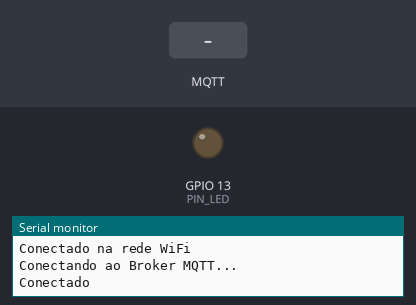
Simulated run of this sketch. Board: ESP32. On the bench: output pins drawn as LEDs (lit = HIGH), the last lines printed to the serial monitor. The test bench sets the inputs (shaded band). WiFi joins after 1.5 s; servers stay silent unless stated; no MQTT or app messages arrive unless stated.

Above: at 2.7 s.
2.8 s: MQTT message "rele_desligado" arrives on the first subscribed topic
At 3.6 s:
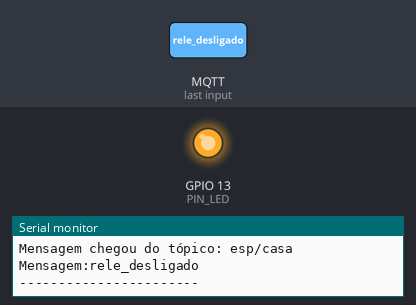
4.3 s: MQTT message "rele_ligado" arrives on the first subscribed topic
At 4.7 s:
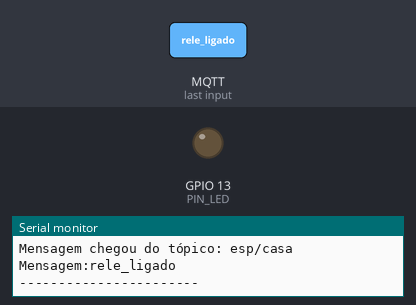
Timing chart, 0 to 7.3 s (numbered marks = the images above; inputs shaded):
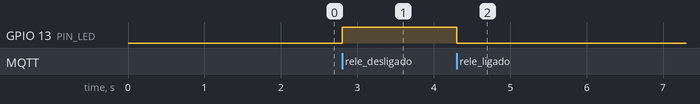

Measured:
- after the input at 2.8 s, GPIO 13 (PIN_LED): LOW → HIGH at once
- after the input at 4.3 s, GPIO 13 (PIN_LED): HIGH → LOW at once

The sketch:

esp32-cloudMQTT.txt.ino
```cpp
#include <WiFi.h>
#include <PubSubClient.h>

#define DEBUG

#define PIN_LED 13  //pino de saida para acionamento da Lampada rele1
//#define ledint LED_BUILTIN

//informações da rede WIFI
const char* ssid = "Oliveira5g";                 //SSID da rede WIFI
const char* password =  "alvesmartins";    //senha da rede wifi

//informações do broker MQTT - Verifique as informações geradas pelo CloudMQTT
const char* mqttServer = "hairdresser.cloudmqtt.com";
const int mqttPort = 17992;
const char* mqttUser = "xncjqyvf";
const char* mqttPassword = "ncBEygH1_5MJ";
const char* mqttTopicSub ="esp/casa";            //tópico


WiFiClient espClient;
PubSubClient client(espClient);

void setup() {

  Serial.begin(115200);
  pinMode(PIN_LED, OUTPUT);
//  pinMode(ledint, LED_BUILTIN);
///////////////  digitalWrite(PIN_LED, LOW);
//  digitalWrite(ledint, LOW);

  WiFi.begin(ssid, password);

  while (WiFi.status() != WL_CONNECTED) {
    delay(500);
    #ifdef DEBUG
    Serial.println("Conectando ao WiFi..");
    #endif
  }
  #ifdef DEBUG
  Serial.println("Conectado na rede WiFi");
  #endif

  client.setServer(mqttServer, mqttPort);
  client.setCallback(callback);

  while (!client.connected()) {
    #ifdef DEBUG
    Serial.println("Conectando ao Broker MQTT...");
    #endif

    if (client.connect("ESP32Client", mqttUser, mqttPassword )) {
      #ifdef DEBUG
      Serial.println("Conectado");
      #endif

    } else {
      #ifdef DEBUG
      Serial.print("falha estado  ");
      Serial.print(client.state());
      #endif
      delay(2000);

    }
  }

  //subscreve no tópico
  client.subscribe(mqttTopicSub);

}

void callback(char* topic, byte* payload, unsigned int length) {

  //armazena msg recebida em uma sring
  payload[length] = '\0';
  String strMSG = String((char*)payload);

  #ifdef DEBUG
  Serial.print("Mensagem chegou do tópico: ");
  Serial.println(topic);
  Serial.print("Mensagem:");
  Serial.print(strMSG);
  Serial.println();
  Serial.println("-----------------------");
  #endif

  //aciona saída conforme msg recebida
  if (strMSG == "rele_ligado"){         //se msg "rele1_on"
     digitalWrite(PIN_LED, LOW);  //coloca saída em LOW para ligar
  }else if (strMSG == "rele_desligado"){   //se msg "rele1_off"
     digitalWrite(PIN_LED, HIGH);   //coloca saída em HIGH para desligar
  }
//   if (strMSG == "rele2_on"){         //se msg "rele1_on"
//     digitalWrite(ledint, HIGH);  //coloca saída em LOW para ligar
//}else if (strMSG == "rele2_off"){   //se msg "rele1_off"
//     digitalWrite(ledint, LOW);   //coloca saída em HIGH para desligar
  }
//}

//função pra reconectar ao servido MQTT
void reconect() {
  //Enquanto estiver desconectado
  while (!client.connected()) {
    #ifdef DEBUG
    Serial.print("Tentando conectar ao servidor MQTT");
    #endif

    bool conectado = strlen(mqttUser) > 0 ?
                     client.connect("ESP32Client", mqttUser, mqttPassword) :
                     client.connect("ESP32Client");

    if(conectado) {
      #ifdef DEBUG
      Serial.println("Conectado!");
      #endif
      //subscreve no tópico
      client.subscribe(mqttTopicSub, 1); //nivel de qualidade: QoS 1
    } else {
      #ifdef DEBUG
      Serial.println("Falha durante a conexão.Code: ");
      Serial.println( String(client.state()).c_str());
      Serial.println("Tentando novamente em 10 s");
      #endif
      //Aguarda 10 segundos
      delay(10000);
    }
  }
}

void loop() {
  if (!client.connected()) {
    reconect();
  }
  client.loop();
}
```
